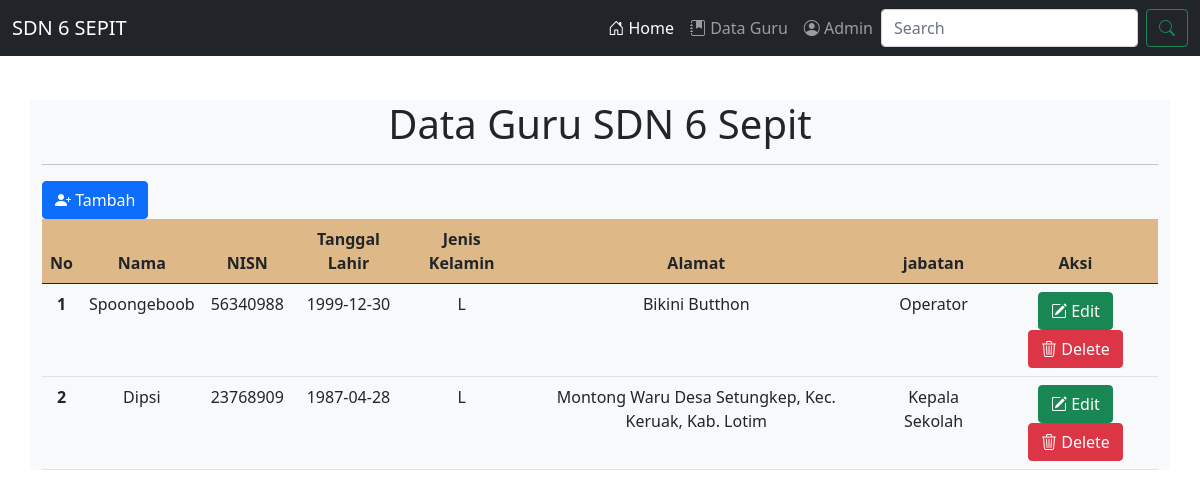
/DataGuru/list/, run on the app's committed database.
### DataGuru/models.py (models this page shows, shortened)
class DataGuru(models.Model):
    jk = (
        ('L', 'Laki-Laki'),
        ('P', 'Perempuan'),
    )
    nama = models.CharField(max_length=100)
    nisn = models.CharField(max_length=100)
    alamat = models.CharField(max_length=100)
    jabatan = models.CharField(max_length=100)
    tanggal_lahir = models.CharField(max_length=100)
    jenis_kelamin = models.CharField(max_length=10, choices=jk)

### DataGuru/views.py (the view)
# urls.py: path('DataGuru/list/', list, name='list'),
def list(request):
    dataguru_list = DataGuru.objects.all()
    data = {
        'judul': 'Data Guru SDN 6 Sepit',
        'isi': dataguru_list,
    }
    return render(request, 'DataGuru/list.html', data)

### templates/DataGuru/list.html (shortened to what this page needs)
{% extends "base.html" %}
{% block contents %}
    <h1 align="center">{{judul}}</h1><hr>
   <a href="{% url 'tambah' %}" class="btn btn-primary"><i class="bi bi-person-plus-fill"></i> Tambah</a>
   <br>
    <table class="table">
        <thead>
            <tr style="background-color: burlywood; text-align: center;">
                <th scope="col">No</th>
                <th scope="col">Nama</th>
                <th scope="col">NISN</th>
                <th scope="col">Tanggal Lahir</th>
                <th scope="col">Jenis Kelamin</th>
                <th scope="col">Alamat</th>
                <th scope="col">jabatan</th>
                <th scope="col">Aksi</th>
            </tr>
        </thead>
        <tbody>
            {% for DataGuru in isi %}
                <tr style="text-align: center;">
                    <th>{{forloop.counter}}</th>
                    <td>{{DataGuru.nama}}</td>
                    <td>{{DataGuru.nisn}}</td>
                    <td>{{DataGuru.tanggal_lahir}}</td>
                    <td>{{DataGuru.jenis_kelamin}}</td>
                    <td>{{DataGuru.alamat}}</td>
                    <td>{{DataGuru.jabatan}}</td>
                    <td>
                        <a href="{% url 'ubah' DataGuru.id %}" class="btn btn-success"><i class="bi bi-pencil-square"></i> Edit</a>
                        <a href="{% url 'hapus' DataGuru.id %}" class="btn btn-danger"><i class="bi bi-trash3"></i> Delete</a>
                    </td>
                </tr>
            {% endfor %}
        </tbody>
    </table>
{% endblock contents %}

### templates/base.html (shortened to what this page needs)
{% load static %}
<!doctype html>
<html lang="en">
  <head>
    <link href="https://cdn.jsdelivr.net/npm/bootstrap@5.0.2/dist/css/bootstrap.min.css" rel="stylesheet">
    <link rel="stylesheet" href="https://cdn.jsdelivr.net/npm/bootstrap-icons@1.8.3/font/bootstrap-icons.css">
  </head>
  <body>
    {% include 'navbar.html' %}
    <div style="margin-top:100px" class="container bg-light mt-6">
      {% block contents %}
      {% endblock contents %}
    </div>
  </body>
</html>

### templates/navbar.html (shortened to what this page needs)
<nav class="navbar navbar-expand-lg navbar-dark bg-dark" style="overflow: hidden; position: fixed; top: 0; width: 100%;">
    <div class="container-fluid">
      <a class="navbar-brand" href="#">SDN 6 SEPIT</a>
      <div class="collapse navbar-collapse" id="navbarSupportedContent">
        <ul class="navbar-nav ms-auto mb-2 mb-lg-0">
          <li class="nav-item">
            <a class="nav-link active" aria-current="page" href="/"><i class="bi bi-house-door"></i> Home</a>
          </li>
          <li class="nav-item">
            <a class="nav-link" href="/DataGuru/list"><i class="bi bi-journal-bookmark-fill"></i> Data Guru</a>
          </li>
          <li class="nav-item">
            <a class="nav-link" href="/admin"><i class="bi bi-person-circle"></i> Admin</a>
          </li>
        </ul>
        <form class="d-flex">
          <input class="form-control me-2" type="search" placeholder="Search" aria-label="Search">
          <button class="btn btn-outline-success" type="submit"><i class="bi bi-search"></i></button>
        </form>
      </div>
    </div>
</nav>

### data on the page
DataGuru: nama "Spoongeboob", nisn "56340988", tanggal_lahir "1999-12-30", jenis_kelamin "L", alamat "Bikini Butthon", jabatan "Operator"
DataGuru: nama "Dipsi", nisn "23768909", tanggal_lahir "1987-04-28", jenis_kelamin "L", alamat "Montong Waru Desa Setungkep, Kec. Keruak, Kab. Lotim", jabatan "Kepala Sekolah"

### other printed values
{{ judul }} "Data Guru SDN 6 Sepit"
